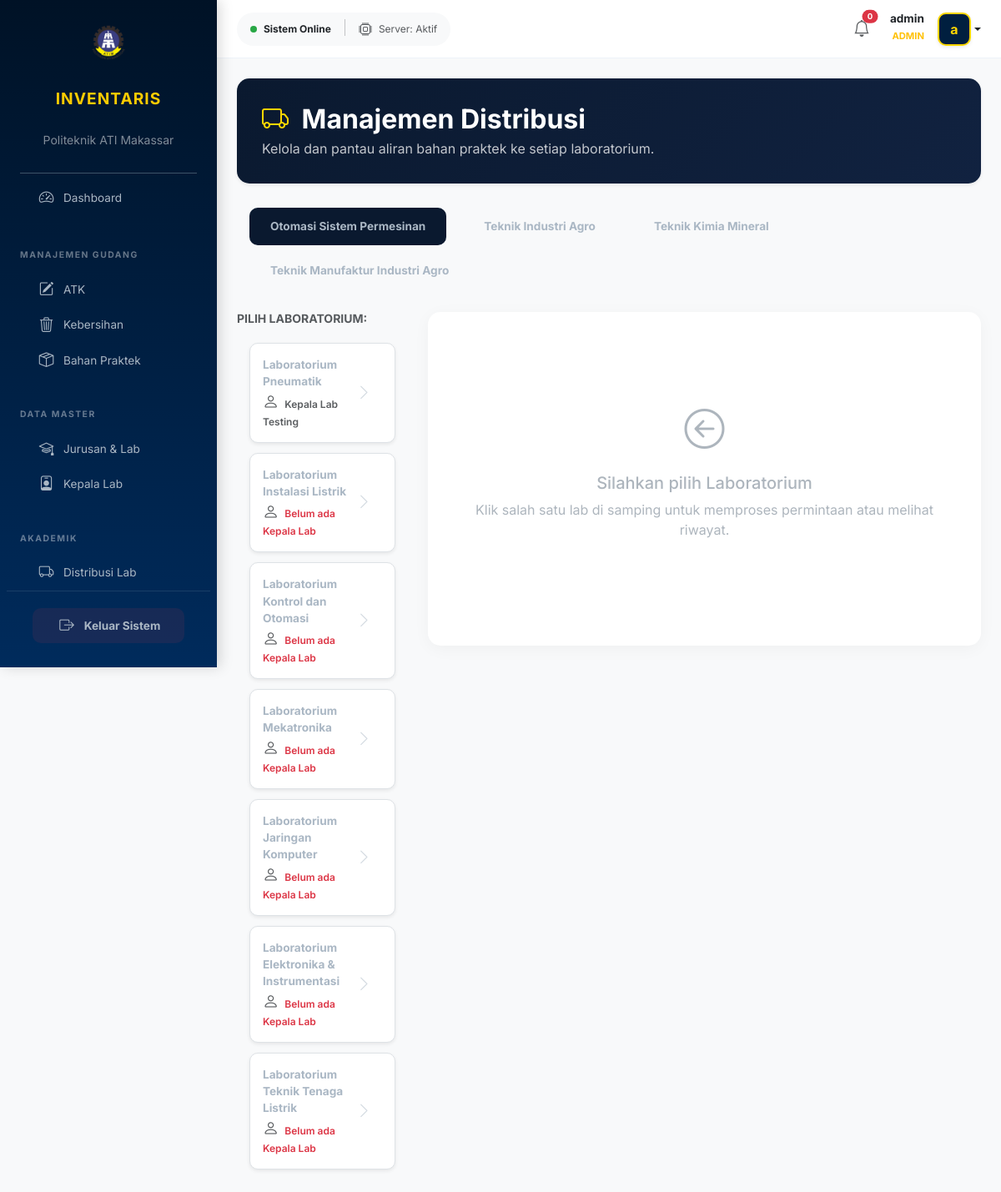
Page /modules/distribusi/index.php (signed in) on the committed database.
### tables this page shows
CREATE TABLE `jurusan` (
  `id_jurusan` int NOT NULL,
  `nama_jurusan` varchar(100) DEFAULT NULL
);

CREATE TABLE `kepala_lab` (
  `id_kepala` int NOT NULL,
  `id_lab` int DEFAULT NULL,
  `nama_kepala` varchar(100) NOT NULL,
  `username` varchar(50) DEFAULT NULL,
  `password` varchar(255) DEFAULT NULL,
  `password_plain` varchar(255) DEFAULT NULL,
  `nip` varchar(50) DEFAULT NULL,
  `kontak` varchar(20) DEFAULT NULL,
  `role` varchar(20) DEFAULT 'kepala_lab'
);

CREATE TABLE `lab` (
  `id_lab` int NOT NULL,
  `id_jurusan` int DEFAULT NULL,
  `nama_lab` varchar(100) DEFAULT NULL
);

### modules/distribusi/index.php (the view, shortened to what this page needs)
<?php
include "../../config/database.php";
$query_jurusan = mysqli_query($conn, "SELECT * FROM jurusan ORDER BY nama_jurusan ASC");
?>
<!DOCTYPE html>
<html lang="id">
<head>
    <link href="https://cdn.jsdelivr.net/npm/bootstrap@5.3.0/dist/css/bootstrap.min.css" rel="stylesheet">
    <link rel="stylesheet" href="https://cdn.jsdelivr.net/npm/bootstrap-icons@1.11.1/font/bootstrap-icons.css">
    <link href="../../assets/css/style.css" rel="stylesheet">
</head>
<body>
<div class="wrapper">
    <?php include "../../includes/sidebar.php"; ?>
    <div class="main-content">
        <?php include "../../includes/header.php"; ?>
        <div class="p-4">
            <div class="hero-banner shadow-sm">
                <div class="row align-items-center">
                    <div class="col-md-8">
                        <h2 class="fw-bold mb-1">
                            <i class="bi bi-truck me-2" style="color: var(--accent-yellow);"></i> Manajemen Distribusi</span>
                        </h2>
                        <p class="opacity-75 mb-0">Kelola dan pantau aliran bahan praktek ke setiap laboratorium.</p>
                    </div>
                </div>
            </div>
            <ul class="nav nav-pills nav-jurusan mb-4" id="pills-tab" role="tablist">
    <?php
    $active_j = true;
        mysqli_data_seek($query_jurusan, 0);
        while($j = mysqli_fetch_assoc($query_jurusan)):
            $id_jur = $j['id_jurusan'];
        ?>
        <li class="nav-item">
            <button class="nav-link position-relative <?= $active_j ? 'active' : ''; ?>"
                    data-bs-toggle="pill"
                    data-bs-target="#jur-<?= $id_jur; ?>"
                    type="button">
                <?= $j['nama_jurusan']; ?>
            </button>
        </li>
        <?php $active_j = false; endwhile; ?>
    </ul>
<div class="row">
    <div class="col-md-4 col-lg-3">
        <h6 class="fw-bold text-muted mb-3 small uppercase">PILIH LABORATORIUM:</h6>
        <div class="tab-content">
            <?php
            $active_j = true;
            mysqli_data_seek($query_jurusan, 0);
            while($j = mysqli_fetch_assoc($query_jurusan)):
                $id_jur = $j['id_jurusan'];
            ?>
            <div class="tab-pane fade <?= $active_j ? 'show active' : ''; ?>" id="jur-<?= $id_jur; ?>">
                <div class="nav flex-column nav-pills nav-lab">
                    <?php
                    $q_lab = mysqli_query($conn, "SELECT l.*, kl.id_kepala, kl.nama_kepala,
                             (SELECT COUNT(*) FROM permintaan_barang p
                              WHERE p.id_kepala = kl.id_kepala
                              AND p.status = 'pending') as total_permintaan
                             FROM lab l
                             LEFT JOIN kepala_lab kl ON l.id_lab = kl.id_lab
                             WHERE l.id_jurusan = '$id_jur'");
                    while($l = mysqli_fetch_assoc($q_lab)):
                        $id_kepala = !empty($l['id_kepala']) ? $l['id_kepala'] : '';
                        $nama_kepala = !empty($l['nama_kepala']) ? $l['nama_kepala'] : '<span class="text-danger italic">Belum ada Kepala Lab</span>';
                        $jumlah_notif = $l['total_permintaan'];
                    ?>
                    <button class="nav-link mb-2 d-flex justify-content-between align-items-center text-start position-relative shadow-sm"
                            style="border-radius: 10px;"
                            onclick="viewLabDetails('<?= $l['id_lab']; ?>', '<?= addslashes($l['nama_lab']); ?>', '<?= addslashes($j['nama_jurusan']); ?>', '<?= $id_kepala; ?>')"
                            data-bs-toggle="pill" type="button">
                        <div class="w-100">
                            <div class="fw-bold d-block text-navy"><?= $l['nama_lab']; ?></div>
                            <div class="text-muted small" style="font-size: 0.75rem;">
                                <i class="bi bi-person me-1"></i> <?= $nama_kepala; ?>
                            </div>
                        </div>
                        <?php if($jumlah_notif > 0): ?>
                            <span class="badge rounded-pill bg-danger shadow-sm pulse-notif"
                                  style="font-size: 0.7rem; padding: 5px 8px; border: 1px solid white;">
                                <?= $jumlah_notif; ?> Baru
                            </span>
                        <?php else: ?>
                            <i class="bi bi-chevron-right ms-2 opacity-50"></i>
                        <?php endif; ?>
                    </button>
                    <?php endwhile; ?>
                </div>
            </div>
            <?php $active_j = false; endwhile; ?>
        </div>
    </div>
    <div class="col-md-8 col-lg-9">
        <div class="data-container" id="distribusi-view">
            <div class="empty-state">
                <i class="bi bi-arrow-left-circle mb-3 d-block" style="font-size: 3rem;"></i>
                <h5>Silahkan pilih Laboratorium</h5>
                <p>Klik salah satu lab di samping untuk memproses permintaan atau melihat riwayat.</p>
            </div>
        </div>
    </div>
</div>
</body>
</html>

### assets/css/style.css (style rules this page uses)
:root { --primary-blue: #002b5c; --dark-blue: #001226; --accent-yellow: #FFD700; --text-gray: #aab7c4; --hover-bg: rgba(255, 255, 255, 0.08); --sidebar-width: 260px; }
body { font-family: 'Inter', sans-serif; background-color: #f8f9fa; margin: 0; overflow-x: hidden; }
.nav-link { color: var(--text-gray) !important; padding: 12px 20px; margin: 4px 15px; border-radius: 10px; display: flex; align-items: center; transition: all 0.3s ease; font-size: 0.85rem; text-decoration: none; }
.nav-link i { font-size: 1.1rem; width: 25px; margin-right: 12px; text-align: center; }

### modules/distribusi/index.php (style rules this page uses)
.nav-lab .nav-link { border: 1px solid #e2e8f0; transition: all 0.2s; padding: 12px 15px; background: white; }
:root { --navy: #0a192f; --gold: #ffcc00; --soft-bg: #f8f9fa; }
body { background-color: var(--soft-bg); font-family: 'Inter', sans-serif; }
.wrapper { display: flex; width: 100%; }
.main-content { flex: 1; margin-left: 260px; min-height: 100vh; }
.hero-banner { background: linear-gradient(135deg, var(--navy) 0%, #112240 100%); border-radius: 15px; padding: 30px; color: white; margin-bottom: 25px; position: relative; overflow: hidden; }
.nav-jurusan .nav-link { color: #6c757d; border: none; padding: 12px 25px; font-weight: 700; border-radius: 10px; transition: 0.3s; margin-right: 5px; }
.nav-jurusan .nav-link.active { background: var(--navy); color: var(--gold); }
.nav-lab .nav-link { color: var(--navy); background: #fff; border: 1px solid #dee2e6; margin-bottom: 10px; text-align: left; font-weight: 600; padding: 15px; border-radius: 12px; display: flex; align-items: center; justify-content: space-between; }
.nav-lab .nav-link i { font-size: 1.2rem; }
.data-container { background: #fff; border-radius: 15px; padding: 25px; box-shadow: 0 4px 20px rgba(0,0,0,0.04); min-height: 400px; }
.empty-state { padding: 80px 0; text-align: center; color: #adb5bd; }

### rows in the picture
jurusan: nama_jurusan "Otomasi Sistem Permesinan"
jurusan: nama_jurusan "Teknik Industri Agro"
jurusan: nama_jurusan "Teknik Kimia Mineral"
jurusan: nama_jurusan "Teknik Manufaktur Industri Agro"
kepala_lab: id_lab.nama_lab "Laboratorium Pneumatik", nama_kepala "Kepala Lab Testing"
lab: nama_lab "Laboratorium Instalasi Listrik", shows "Belum ada Kepala Lab"
lab: nama_lab "Laboratorium Kontrol dan Otomasi", shows "Belum ada Kepala Lab"
lab: nama_lab "Laboratorium Mekatronika", shows "Belum ada Kepala Lab"
lab: nama_lab "Laboratorium Jaringan Komputer", shows "Belum ada Kepala Lab"
lab: nama_lab "Laboratorium Elektronika & Instrumentasi", shows "Belum ada Kepala Lab"
lab: nama_lab "Laboratorium Teknik Tenaga Listrik", shows "Belum ada Kepala Lab"

### other values in the picture
$stok_menipis "0"
$_SESSION['nama'] "admin"
$_SESSION['role'] "ADMIN"
substr($_SESSION['nama'] ?? 'A', 0, 1) "a"
